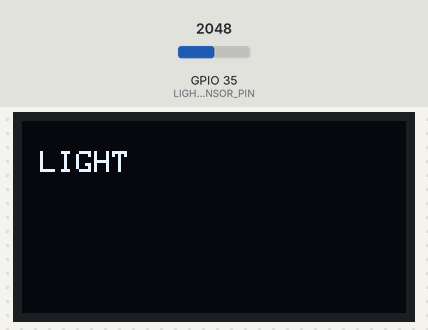
Simulated run of this sketch. Board: ESP32. On the bench: 128×64 one-colour display. The test bench sets the inputs (shaded band); at power-on: GPIO 35 (LIGHT_SENSOR_PIN) = 2048. What the sketch prints to the serial monitor is not drawn.

Above: at 1.2 s.
1.3 s: GPIO 35 (LIGHT_SENSOR_PIN) set to 1860
At 1.9 s:
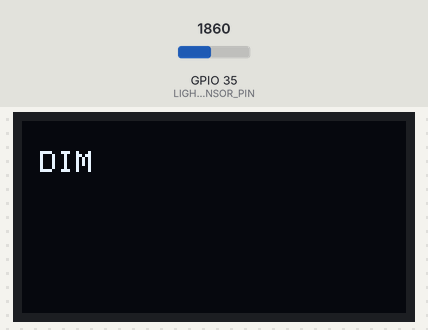
3.1 s: GPIO 35 (LIGHT_SENSOR_PIN) set to 3040
At 3.5 s:
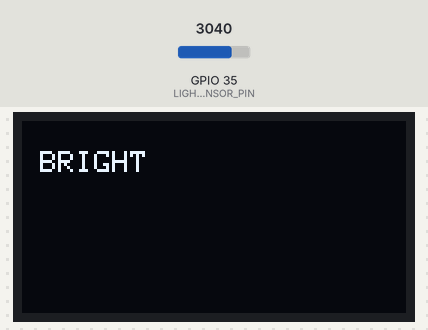
4.7 s: GPIO 35 (LIGHT_SENSOR_PIN) set to 3740
At 5.1 s:
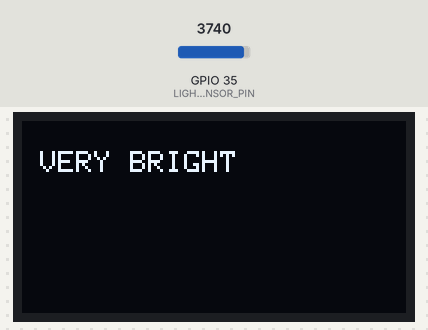
6.3 s: GPIO 35 (LIGHT_SENSOR_PIN) set to 0
At 6.7 s:
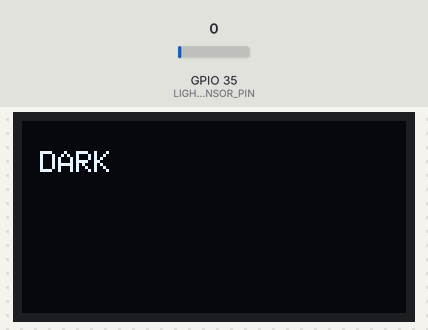
7.8 s: GPIO 35 (LIGHT_SENSOR_PIN) set to 1440
At 8.3 s:
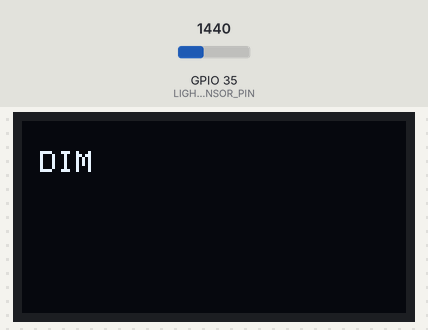
9.4 s: GPIO 35 (LIGHT_SENSOR_PIN) set to 1940
At 9.9 s:
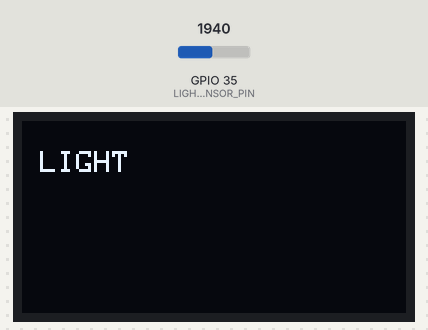
Timing chart, 0 to 12.0 s (numbered marks = the images above; inputs shaded):
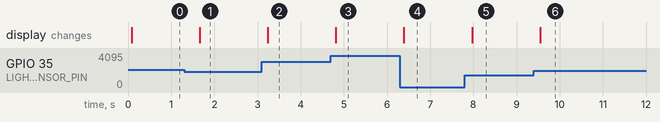

Measured:
- after the input at 1.3 s, the display: changes after 0.36 s (image 1)
- after the input at 3.1 s, the display: changes after 0.14 s (image 2)
- after the input at 4.7 s, the display: changes after 0.11 s (image 3)
- after the input at 6.3 s, the display: changes after 0.09 s (image 4)
- after the input at 7.8 s, the display: changes after 0.17 s (image 5)
- after the input at 9.4 s, the display: changes after 0.15 s (image 6)

The sketch:

LDR_OLED.ino
```cpp
#include <Wire.h>
#include <Adafruit_GFX.h>
#include <Adafruit_SSD1306.h>

#define SCREEN_WIDTH 128  /* OLED DISPLAY WIDTH, IN PIXELS */
#define SCREEN_HEIGHT 64  /* OLED DISPLAY HEIGHT, IN PIXELS */

#define OLED_RESET -1     /* RESET PIN NOT USED */
#define SCREEN_ADDRESS 0x3C /* I2C ADDRESS FOR 128x64 OLED */

#define LIGHT_SENSOR_PIN 35 // ESP32 pin GIOP35 (ADC0)

/* CREATE AN INSTANCE OF THE SSD1306 DISPLAY */
Adafruit_SSD1306 display(SCREEN_WIDTH, SCREEN_HEIGHT, &Wire, OLED_RESET);

void setup() {
  Serial.begin(9600);

  /* INITIALIZE THE DISPLAY */
  if(!display.begin(SSD1306_SWITCHCAPVCC, SCREEN_ADDRESS)) {
    Serial.println(F("SSD1306 allocation failed"));
    for(;;); /* INFINITE LOOP */
  }

  display.clearDisplay(); /* CLEAR THE DISPLAY BUFFER */
  display.setTextSize(1); /* SET TEXT SIZE TO 1 */
  display.setTextColor(SSD1306_WHITE); /* SET TEXT COLOR TO WHITE */
  display.setCursor(0, 10); /* SET CURSOR POSITION (X, Y) */

  display.println(F("Light Sensor Reading"));
  display.display(); /* DISPLAY THE INITIAL TEXT ON THE SCREEN */
}

void loop() {
  int analogValue = analogRead(LIGHT_SENSOR_PIN);

  /* DISPLAY THE RAW ANALOG VALUE ON SERIAL MONITOR */
  Serial.print("Analog Value: ");
  display.println(F("Analog Value:"));

  /* DETERMINE AND DISPLAY THE LIGHT LEVEL */
  display.clearDisplay(); /* CLEAR THE DISPLAY BUFFER */
  display.setCursor(0, 10); /* RESET CURSOR POSITION */

  if (analogValue < 1400) {
    Serial.println(" => DARK");
    display.print(F(analogValue));
    display.println(F(" DARK"));

  } else if (analogValue < 1900) {
    Serial.println(" => DIM");
    display.println(F(" DIM"));
  } else if (analogValue < 3000) {
    Serial.println(" => LIGHT");
    display.println(F(" LIGHT"));
  } else if (analogValue < 3700) {
    Serial.println(" => BRIGHT");
    display.println(F(" BRIGHT"));
  } else {
    Serial.println(" => VERY BRIGHT");
    display.println(F(" VERY BRIGHT"));
  }

  display.display(); /* UPDATE THE DISPLAY WITH THE NEW LIGHT LEVEL */
  delay(500);
}
```
